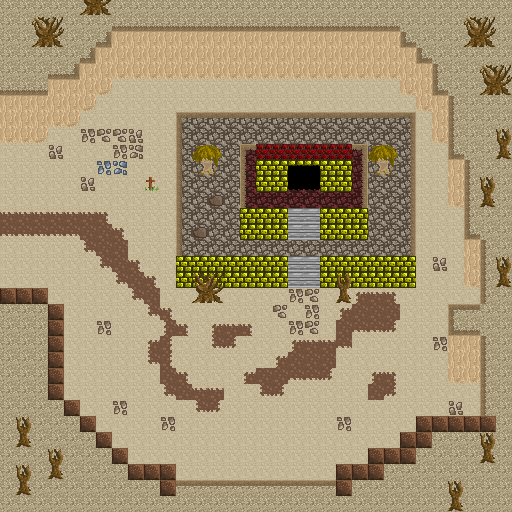

This game map was drawn from its Tiled (.tmx) file and the tilesets committed beside it. A one-line description and the trimmed map source follow:
An orthogonal 32x32 tile map with 16x16 px tiles, 2 tile layers (lower, upper) and 13 objects (8x pickup, 4x portal, npc).

<map version="1.0" orientation="orthogonal" renderorder="right-down" width="32" height="32" tilewidth="16" tileheight="16" nextobjectid="15">
 <tileset firstgid="1" source="tilesheet.tsx" />
 <layer name="lower" width="32" height="32">
  <data>[1024 cells, 1024 non-empty, 9 distinct tile ids]</data>
 </layer>
 <layer name="upper" width="32" height="32">
  <data>[1024 cells, 301 non-empty, 40 distinct tile ids]</data>
 </layer>
 <objectgroup name="objects">
  <object id="1" type="portal" gid="15" x="4" y="220" width="16" height="16">
   <properties>
    <property name="level" value="desert" />
    <property name="x" value="30" />
    <property name="y" value="19" />
   </properties>
  </object>
  <object id="2" type="portal" gid="15" x="4" y="236" width="16" height="16">
   <properties>
    <property name="level" value="desert" />
    <property name="x" value="30" />
    <property name="y" value="20" />
   </properties>
  </object>
  <object id="3" type="portal" gid="15" x="292" y="184" width="16" height="16">
   <properties>
    <property name="level" value="sandtemple" />
    <property name="x" value="23" />
    <property name="y" value="33" />
   </properties>
  </object>
  <object id="4" type="portal" gid="15" x="312" y="184" width="16" height="16">
   <properties>
    <property name="level" value="sandtemple" />
    <property name="x" value="24" />
    <property name="y" value="33" />
   </properties>
  </object>
  <object id="5" type="pickup" gid="15" x="372" y="92" width="16" height="16">
   <properties>
    <property name="type" value="potion" />
   </properties>
  </object>
  <object id="6" type="pickup" gid="15" x="388" y="92" width="16" height="16">
   <properties>
    <property name="type" value="potion" />
   </properties>
  </object>
  <object id="7" type="pickup" gid="15" x="132" y="92" width="16" height="16">
   <properties>
    <property name="type" value="potion" />
   </properties>
  </object>
  <object id="8" type="pickup" gid="15" x="116" y="92" width="16" height="16">
   <properties>
    <property name="type" value="potion" />
   </properties>
  </object>
  <object id="9" type="pickup" gid="15" x="324" y="476" width="16" height="16">
   <properties>
    <property name="type" value="lilheart" />
   </properties>
  </object>
  <object id="10" type="pickup" gid="15" x="308" y="476" width="16" height="16">
   <properties>
    <property name="type" value="lilheart" />
   </properties>
  </object>
  <object id="11" type="pickup" gid="15" x="196" y="476" width="16" height="16">
   <properties>
    <property name="type" value="lilheart" />
   </properties>
  </object>
  <object id="12" type="pickup" gid="15" x="180" y="476" width="16" height="16">
   <properties>
    <property name="type" value="lilheart" />
   </properties>
  </object>
  <object id="13" type="npc" gid="15" x="148" y="184" width="16" height="16">
   <properties>
    <property name="say" value="whoever died here;it was really;really really;long time ago" />
   </properties>
  </object>
 </objectgroup>
</map>
